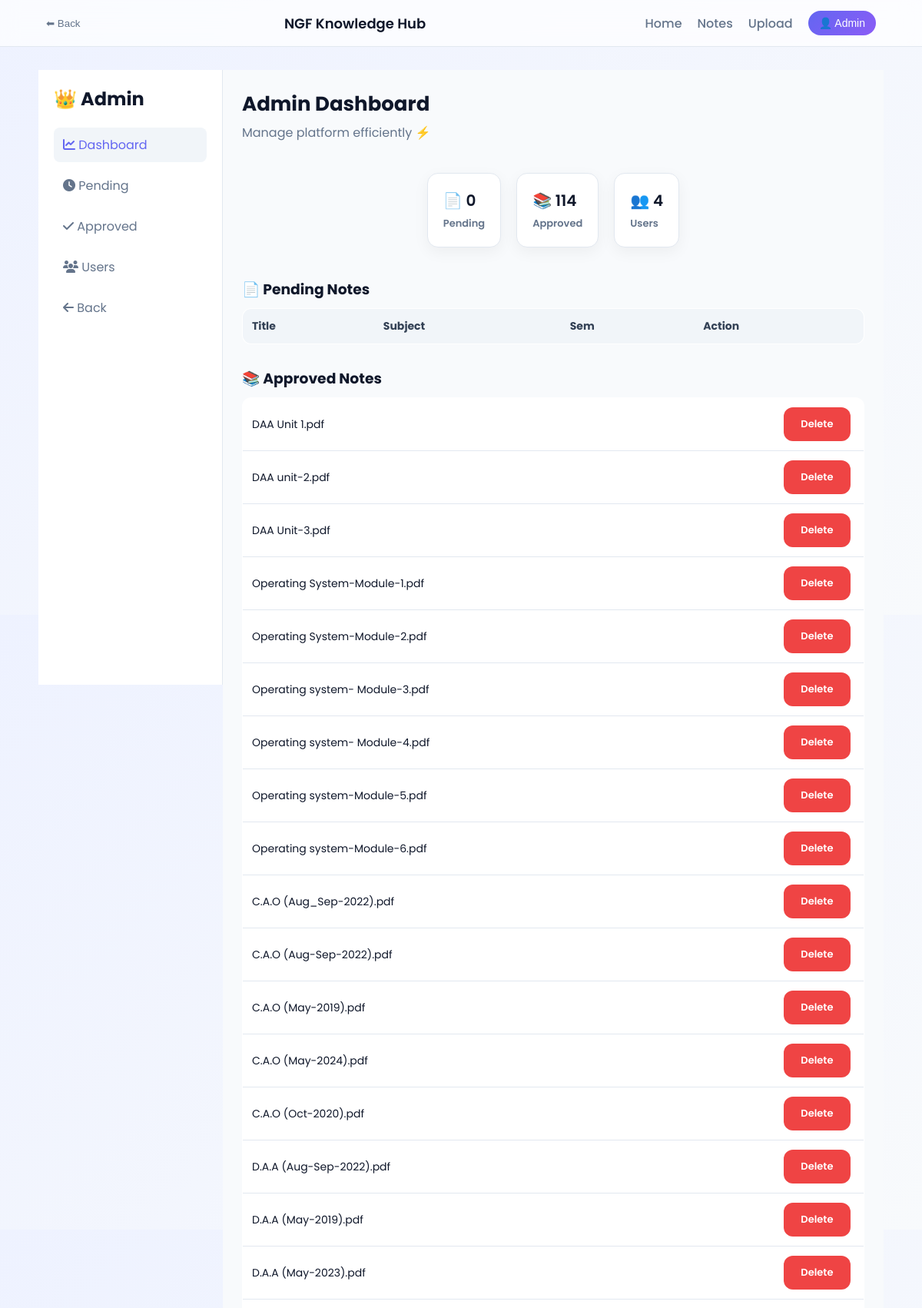
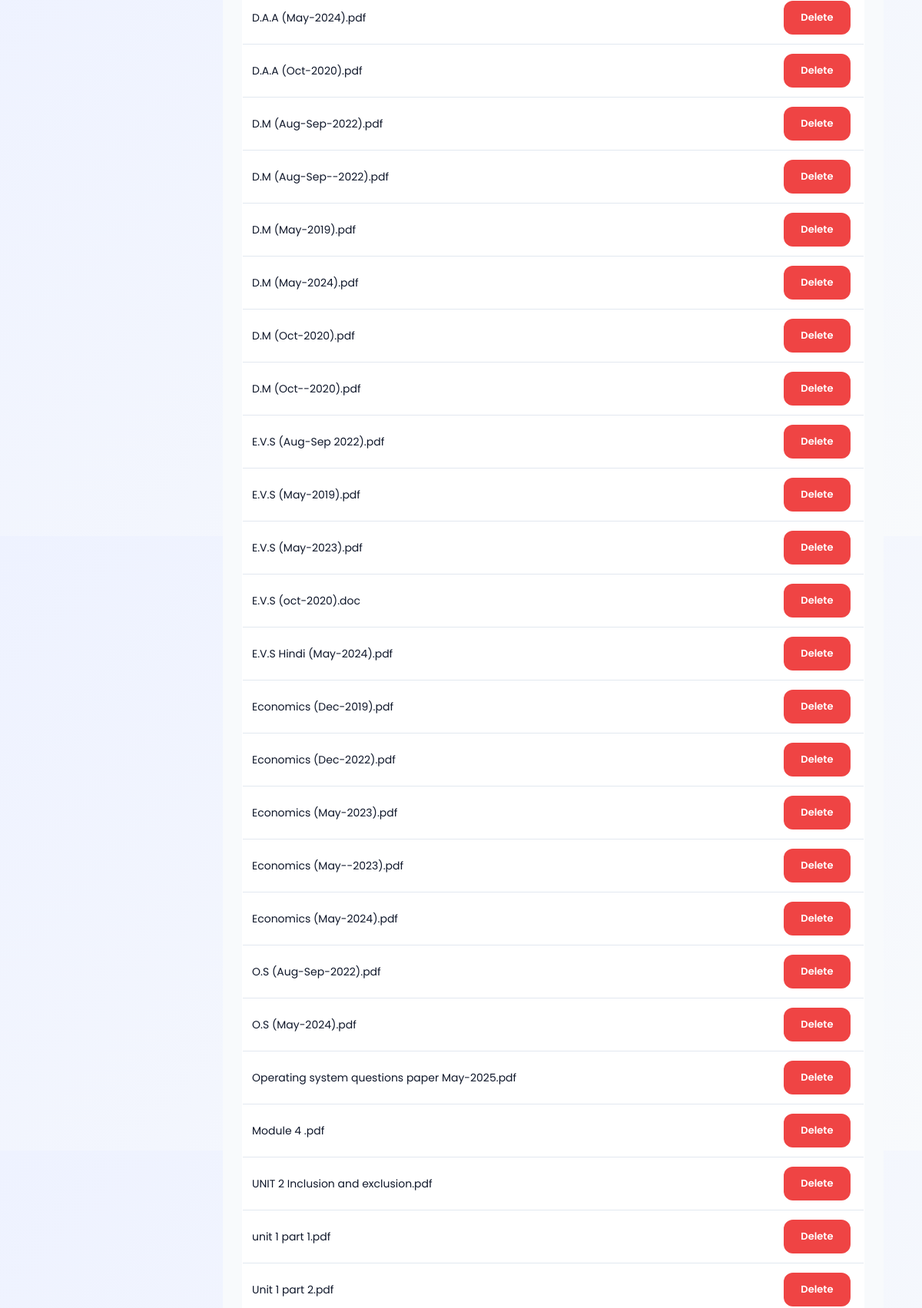
The page /admin (signed in, upper part) on the database its author committed (2 pictures, top to bottom).
### tables this page shows
CREATE TABLE notes(
        id INTEGER PRIMARY KEY AUTOINCREMENT,
        title TEXT NOT NULL,
        filename TEXT NOT NULL,
        subject TEXT NOT NULL,
        semester INTEGER NOT NULL,
        uploaded_by TEXT NOT NULL,
        status TEXT NOT NULL DEFAULT 'pending',
        downloads INTEGER DEFAULT 0,
        created_at TIMESTAMP DEFAULT CURRENT_TIMESTAMP
    , share_id TEXT, unit TEXT, teacher TEXT);

### app.py (the view)
@app.route("/admin")
def admin():
    if not login_required():
        return login_required_redirect()
    if not admin_required():
        return "⛔ Access Denied"
    conn = get_db_connection()
    cur = conn.cursor()
    cur.execute("SELECT * FROM notes WHERE status='pending'")
    pending_notes = cur.fetchall()
    cur.execute("SELECT * FROM notes WHERE status='approved'")
    approved_notes = cur.fetchall()
    cur.execute("SELECT * FROM users")
    users = cur.fetchall()
    conn.close()
    return render_template(
        "admin.html",
        pending_notes=pending_notes,
        approved_notes=approved_notes,
        users=users
    )

### app.py (called while the page is built)
def get_db_connection():
    conn = sqlite3.connect(Config.DATABASE)
    conn.row_factory = sqlite3.Row
    return conn

def login_required():
    return "user" in session

def admin_required():
    return session.get("role") == "admin"

### templates/admin.html (shortened to what this page needs)
{% extends "base.html" %}
{% block content %}
<div class="admin-layout">
  <aside class="sidebar">
    <h2>👑 Admin</h2>
    <a href="#" class="active"><i class="fas fa-chart-line"></i> Dashboard</a>
    <a href="#pending"><i class="fas fa-clock"></i> Pending</a>
    <a href="#approved"><i class="fas fa-check"></i> Approved</a>
    <a href="#users"><i class="fas fa-users"></i> Users</a>
    <a href="/dashboard"><i class="fas fa-arrow-left"></i> Back</a>
  </aside>
  <main class="admin-main">
    <div class="admin-header">
      <h1>Admin Dashboard</h1>
      <p>Manage platform efficiently ⚡</p>
    </div>
    <div class="stats">
      <div class="stat-card">📄 {{pending_notes|length}} <span>Pending</span></div>
      <div class="stat-card">📚 {{approved_notes|length}} <span>Approved</span></div>
      <div class="stat-card">👥 {{users|length}} <span>Users</span></div>
    </div>
    <div class="section" id="pending">
      <h3>📄 Pending Notes</h3>
      <table>
        <tr>
          <th>Title</th>
          <th>Subject</th>
          <th>Sem</th>
          <th>Action</th>
        </tr>
      </table>
    </div>
    <div class="section" id="approved">
      <h3>📚 Approved Notes</h3>
      <table>
        {% for n in approved_notes %}
        <tr>
          <td>{{n['title']}}</td>
          <td>
            <a href="/delete/{{n['id']}}" class="btn danger">Delete</a>
          </td>
        </tr>
        {% endfor %}
      </table>
    </div>
  </main>
</div>
{% endblock %}

### static/css/style.css (style rules this page uses)
:root { --primary: #6366f1; --secondary: #8b5cf6; --accent: #06b6d4; --bg: #f8fafc; --card: #ffffff; --text: #0f172a; --muted: #64748b; --border: #e2e8f0; --radius: 12px; --shadow: 0 8px 30px rgba(0,0,0,0.08); --transition: all 0.25s ease; }
* { margin: 0; padding: 0; box-sizing: border-box; }
body { font-family: 'Poppins', sans-serif; background: var(--bg); color: var(--text); }
.admin-layout { display: flex; min-height: 100vh; }
.sidebar { width: 240px; background: #ffffff; border-right: 1px solid #e2e8f0; padding: 20px; position: sticky; top: 0; height: 100vh; }
.sidebar h2 { margin-bottom: 20px; }
.sidebar a { display: block; padding: 10px 12px; border-radius: 8px; text-decoration: none; color: #64748b; margin-bottom: 8px; transition: all 0.2s ease; }
.sidebar a:hover, .sidebar a.active { background: #f1f5f9; color: #6366f1; }
.admin-main { flex: 1; padding: 25px; background: #f8fafc; }
.admin-header h1 { font-size: 26px; }
.admin-header p { color: #64748b; margin-top: 5px; }
.stats { display: grid; grid-template-columns: repeat(auto-fit, minmax(180px, 1fr)); gap: 20px; margin: 25px 0; }
.stat-card { background: #fff; padding: 20px; border-radius: 14px; border: 1px solid #e2e8f0; box-shadow: 0 6px 20px rgba(0,0,0,0.05); font-size: 20px; font-weight: 600; transition: all 0.3s ease; }
.stat-card span { display: block; font-size: 13px; color: #64748b; margin-top: 5px; }
.section { margin-top: 30px; }
.section h3 { margin-bottom: 10px; }
table { width: 100%; border-collapse: collapse; background: #fff; border-radius: 12px; overflow: hidden; border: 1px solid #e2e8f0; }
th, td { padding: 12px; text-align: left; font-size: 14px; }
th { background: #f1f5f9; color: #334155; }
tr { border-bottom: 1px solid #e2e8f0; }
.btn { padding: 6px 12px; border-radius: 6px; font-size: 13px; text-decoration: none; margin-right: 5px; display: inline-block; transition: all 0.2s ease; }
.btn.danger { background: #ef4444; color: white; }
.stats { display: flex; justify-content: center; gap: 20px; margin: 40px 0; flex-wrap: wrap; }
body { background: linear-gradient(135deg, #eef2ff, #f8fafc); }
.btn { display: block; text-align: center; padding: 12px; border-radius: 12px; text-decoration: none; font-weight: 600; transition: all 0.25s ease; cursor: pointer; }

### rows shown on the page
notes: title "DAA Unit 1.pdf"
notes: title "DAA unit-2.pdf"
notes: title "DAA Unit-3.pdf"
notes: title "Operating System-Module-1.pdf"
notes: title "Operating System-Module-2.pdf"
notes: title "Operating system- Module-3.pdf"
notes: title "Operating system- Module-4.pdf"
notes: title "Operating system-Module-5.pdf"
notes: title "Operating system-Module-6.pdf"
notes: title "C.A.O (Aug_Sep-2022).pdf"
notes: title "C.A.O (Aug-Sep-2022).pdf"
notes: title "C.A.O (May-2019).pdf"
notes: title "C.A.O (May-2024).pdf"
notes: title "C.A.O (Oct-2020).pdf"
notes: title "D.A.A (Aug-Sep-2022).pdf"
notes: title "D.A.A (May-2019).pdf"
notes: title "D.A.A (May-2023).pdf"
notes: title "D.A.A (May-2024).pdf"
notes: title "D.A.A (Oct-2020).pdf"
notes: title "D.M (Aug-Sep-2022).pdf"
notes: title "D.M (Aug-Sep--2022).pdf"
notes: title "D.M (May-2019).pdf"
notes: title "D.M (May-2024).pdf"
notes: title "D.M (Oct-2020).pdf"
notes: title "D.M (Oct--2020).pdf"
notes: title "E.V.S (Aug-Sep 2022).pdf"
notes: title "E.V.S (May-2019).pdf"
notes: title "E.V.S (May-2023).pdf"
notes: title "E.V.S (oct-2020).doc"
notes: title "E.V.S Hindi (May-2024).pdf"
notes: title "Economics (Dec-2019).pdf"
notes: title "Economics (Dec-2022).pdf"
notes: title "Economics (May-2023).pdf"
notes: title "Economics (May--2023).pdf"
notes: title "Economics (May-2024).pdf"
notes: title "O.S (Aug-Sep-2022).pdf"
notes: title "O.S (May-2024).pdf"
notes: title "Operating system questions paper May-2025.pdf"
notes: title "Module 4 .pdf"
notes: title "UNIT 2 Inclusion and exclusion.pdf"
notes: title "unit 1 part 1.pdf"
notes: title "Unit 1 part 2.pdf"

### other values the page prints
{{ session['user'] }} "Admin"
{{ pending_notes|length }} "0"
{{ approved_notes|length }} "114"
{{ users|length }} "4"
